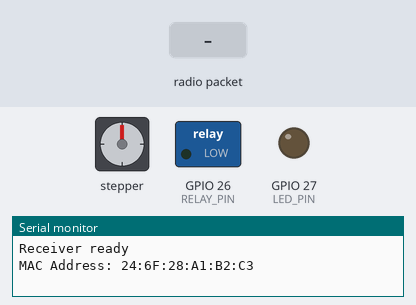
The sketch below on a simulated ESP32. On the bench: stepper motor, switched loads named in the sketch (green lamp = pin HIGH), output pins drawn as LEDs (lit = HIGH), the last lines printed to the serial monitor. Wiring (inferred from the names in the program): stepper motor driver (400 steps per turn assumed): step GPIO 14; direction GPIO 13; enable GPIO 4. The test bench sets the inputs (shaded band). Pins used as bus, display or sensor lines are not drawn.

Above: at 1.2 s.
1.3 s: radio packet "RUN_CONT" arrives
At 2.09 s:
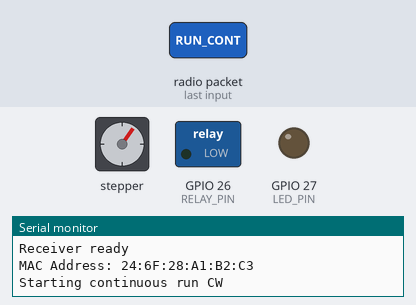
4.3 s: radio packet "POWER_OFF" arrives
At 4.55 s:
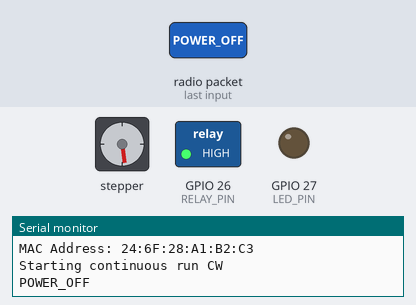
7.3 s: radio packet "POWER_ON" arrives
At 7.61 s:
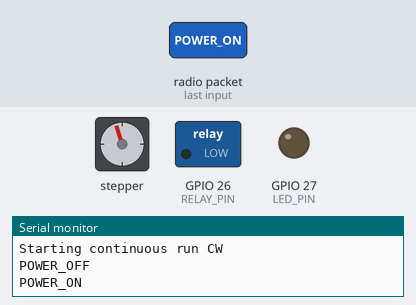
10.3 s: radio packet "LED_ON" arrives
At 10.67 s:
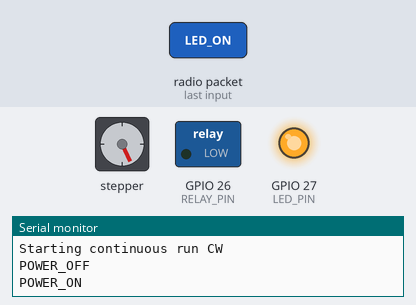
13.3 s: radio packet "LED_OFF" arrives
At 13.74 s:
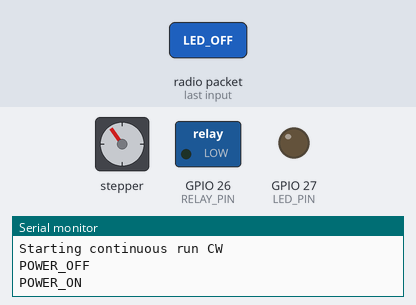
16.3 s: radio packet "LED_ON" arrives
At 16.5 s:
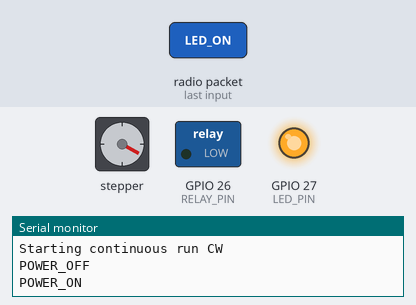
Timing chart, 0 to 22.1 s (numbered marks = the images above; inputs shaded):
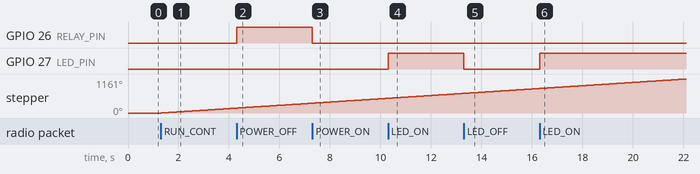

Measured:
- after the input at 1.3 s, stepper: keeps turning clockwise at about 56°/s, starting at once
- after the input at 4.3 s, GPIO 26 (RELAY_PIN): LOW → HIGH at once
- after the input at 7.3 s, GPIO 26 (RELAY_PIN): HIGH → LOW at once
- after the input at 10.3 s, GPIO 27 (LED_PIN): LOW → HIGH at once
- after the input at 13.3 s, GPIO 27 (LED_PIN): HIGH → LOW at once
- after the input at 16.3 s, GPIO 27 (LED_PIN): LOW → HIGH at once

The sketch:

stepper_receiver.ino
```cpp
#include <WiFi.h>
#include <esp_now.h>

// Motor pins
#define PUL_PIN 14
#define DIR_PIN 13
#define ENA_PIN 4
#define RELAY_PIN 26

// LED for button state indication
#define LED_PIN 27

// Motor parameters
const int stepsPerRev = 400;
const int microsteps = 1;
const int stepsPer90 = stepsPerRev * microsteps / 4;
const unsigned int pulseDelayUs = 8000;

volatile int command = 0;
volatile bool newCommand = false;
volatile bool dirAnticlockwise = false;

volatile bool power = true;

bool running = false;

// ESP-NOW receive callback
void OnDataRecv(const uint8_t *mac, const uint8_t *data, int len) {
  String message = String((char*)data).substring(0, len);

  // Control LED based on button press messages
  if (message == "LED_ON" && power == true) {
    digitalWrite(LED_PIN, HIGH);
  } else if (message == "LED_OFF") {
    digitalWrite(LED_PIN, LOW);
  } else if (message == "POWER_ON") {
    digitalWrite(RELAY_PIN, LOW);
    power = true;
    Serial.println("POWER_ON");
  } else if (message == "POWER_OFF") {
    digitalWrite(RELAY_PIN, HIGH);
    power = false;
    Serial.println("POWER_OFF");
  }

  // Handle motor commands as before
  if (message == "STEP_90") { command = 1; dirAnticlockwise = false; }
  else if (message == "RUN_CONT") { command = 2; dirAnticlockwise = false; }
  else if (message == "STOP") { command = 3; }
  else if (message == "STEP_90_CCW") { command = 4; dirAnticlockwise = true; }
  else if (message == "RUN_CONT_CCW") { command = 5; dirAnticlockwise = true; }

  if (message == "STEP_90" || message == "RUN_CONT" || message == "STEP_90_CCW" || message == "RUN_CONT_CCW" || message == "STOP") {
    newCommand = true;
  }
}

void setup() {
  Serial.begin(115200);

  pinMode(PUL_PIN, OUTPUT);
  pinMode(DIR_PIN, OUTPUT);
  pinMode(ENA_PIN, OUTPUT);
  pinMode(LED_PIN, OUTPUT);
  pinMode(RELAY_PIN, OUTPUT);

  digitalWrite(ENA_PIN, LOW);  // Enable motor driver (active LOW)
  digitalWrite(LED_PIN, LOW);  // LED off initially
  digitalWrite(DIR_PIN, HIGH); // Default direction

  WiFi.mode(WIFI_STA);

  if (esp_now_init() != ESP_OK) {
    Serial.println("ESP-NOW init failed");
    while(true);
  }
  esp_now_register_recv_cb(OnDataRecv);

  Serial.println("Receiver ready");
  Serial.print("MAC Address: "); Serial.println(WiFi.macAddress());
}

// Perform blocking 90 degree rotation
void rotate90Blocking(bool ccw = false) {
  digitalWrite(DIR_PIN, ccw ? LOW : HIGH);
  Serial.print("Rotating 90 degrees ");
  Serial.println(ccw ? "anticlockwise" : "clockwise");
  for (int i = 0; i < stepsPer90; i++) {
    digitalWrite(PUL_PIN, HIGH);
    delayMicroseconds(pulseDelayUs);
    digitalWrite(PUL_PIN, LOW);
    delayMicroseconds(pulseDelayUs);
  }
  Serial.println("Rotation complete.");
}

// Continuous motor run pulse generation
void continuousRunFunction() {
  digitalWrite(PUL_PIN, HIGH);
  delayMicroseconds(pulseDelayUs);
  digitalWrite(PUL_PIN, LOW);
  delayMicroseconds(pulseDelayUs);
}

void loop() {
  if (newCommand) {
    newCommand = false;
    switch(command) {
      case 1: // STEP_90 (CW)
        running = false;
        rotate90Blocking(false);
        break;
      case 2: // RUN_CONT (CW)
        Serial.println("Starting continuous run CW");
        running = true;
        digitalWrite(DIR_PIN, HIGH);
        break;
      case 3: // STOP
        Serial.println("Stopping motor");
        running = false;
        break;
      case 4: // STEP_90_CCW
        running = false;
        rotate90Blocking(true);
        break;
      case 5: // RUN_CONT_CCW
        Serial.println("Starting continuous run CCW");
        running = true;
        digitalWrite(DIR_PIN, LOW);
        break;
    }
  }

  if (running) {
    continuousRunFunction();
  }

  yield();
}
```
